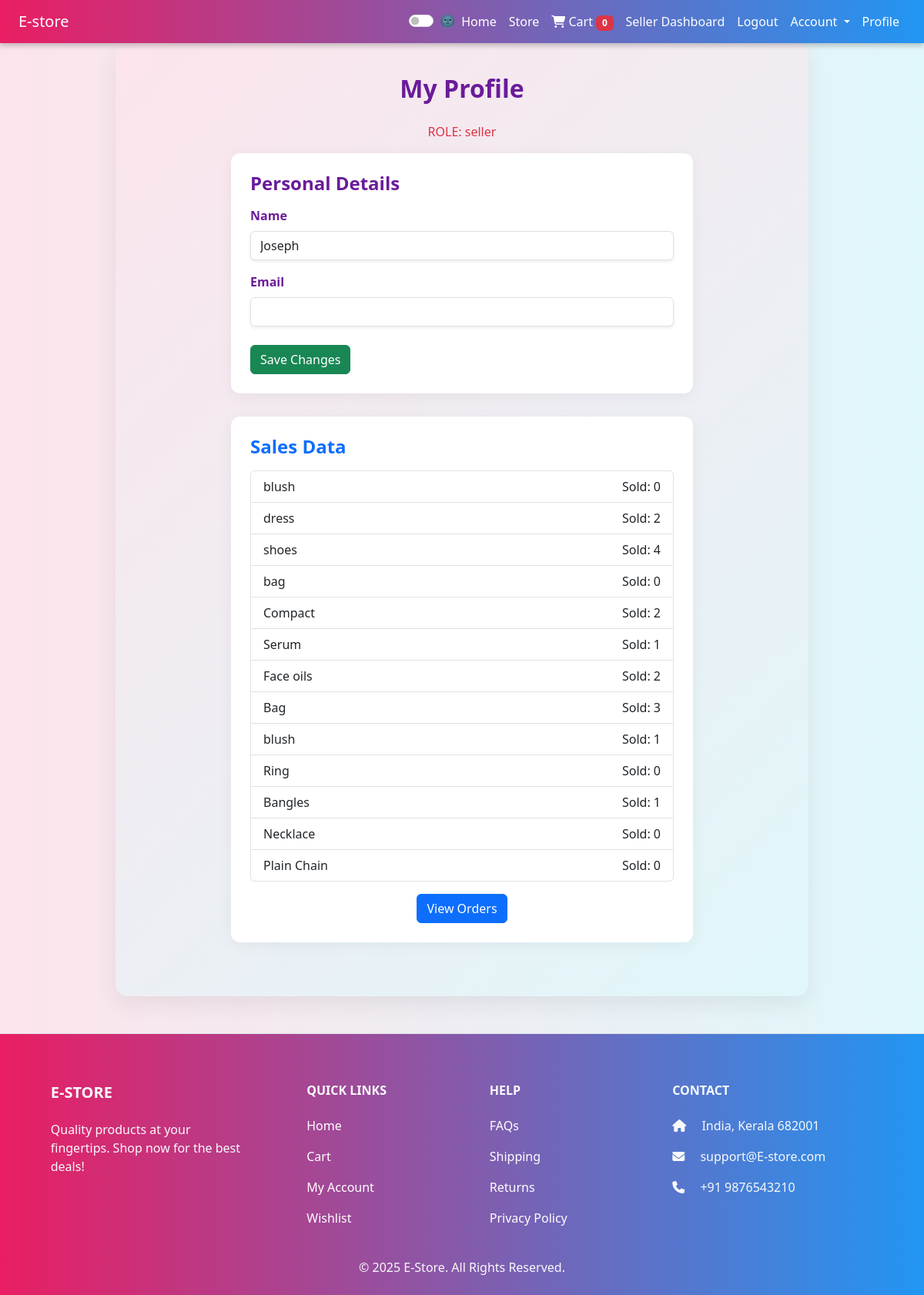
Screenshot of /profile/ (signed in) with the database file from the repository.
### store/models.py (models this page shows, shortened)
class Product(models.Model):
    seller = models.ForeignKey(User, on_delete=models.CASCADE)
    name = models.CharField(max_length=100)
    description = models.TextField()
    price = models.FloatField()
    quantity = models.PositiveIntegerField()
    image = models.ImageField(upload_to='product_images/', blank=True, null=True)
    category = models.CharField(max_length=50, choices=CATEGORY_CHOICES, default='dress')
    discount = models.PositiveIntegerField(blank=True, null=True, help_text="Enter discount percentage (e.g., 10 for 10%)")

### store/views.py (the view, shortened to what this page needs)
# urls.py: path('profile/', views.profile_view, name='profile'),
@login_required
def profile_view(request):
    user = request.user
    address_form = AddressForm(request.POST or None)
    edit_address_id = request.POST.get('edit_address_id')
    context = {
        'name': user.username,
        'email': user.email,
        'address_form': address_form,
        'addresses': Address.objects.filter(user=user),
    }
    if hasattr(user, 'deliveryboy'):
        delivery_boy = user.deliveryboy
        completed_orders = Order.objects.filter(delivery_boy=delivery_boy, delivery_status='completed')
        accepted_orders = Order.objects.filter(delivery_boy=delivery_boy, delivery_status='accepted')
        pending_orders = Order.objects.filter(delivery_status='pending', delivery_boy__isnull=True)
        context.update({
            'role': 'delivery',
            'phone': delivery_boy.phone,
            'completed_orders': completed_orders,
            'accepted_orders': accepted_orders,
            'pending_orders': pending_orders,
        })
    elif hasattr(user, 'userprofile'):
        profile = user.userprofile
        if profile.is_seller:
            seller_products = Product.objects.filter(seller=user)
            total_sales = []
            for product in seller_products:
                sold_qty = OrderItem.objects.filter(product=product).aggregate(total=Sum('quantity'))['total'] or 0
                total_sales.append((product.name, sold_qty))
            context.update({
                'role': 'seller',
                'sales_data': total_sales,
                'orders': Order.objects.filter(items__product__seller=user).distinct()
            })
    return render(request, 'profile.html', context)

### store/forms.py
class AddressForm(forms.ModelForm):
    class Meta:
        model = Address
        fields = ['address']
        widgets = {
            'address': forms.Textarea(attrs={'rows': 3, 'class': 'form-control', 'placeholder': 'Enter new address'}),
        }

### store/context_processors.py (called while the page is built)
def cart_count(request):
    if request.user.is_authenticated:
        count = CartItem.objects.filter(user=request.user).count()
    else:
        count = 0
    return {'cart_count': count}

### templates/profile.html (shortened to what this page needs)
{% extends 'base.html' %}
{% block content %}
<div class="container d-flex justify-content-center">
  <div class="profile-container">
    <h2 class="text-center mb-4">My Profile</h2>
    <p class="text-center text-danger">ROLE: {{ role }}</p>
    <div class="section-card mx-auto" style="max-width: 600px;">
      <h4 class="mb-3">Personal Details</h4>
      <form method="POST">
        <div class="mb-3">
          <label class="form-label">Name</label>
          <input type="text" name="name" value="{{ name }}" class="form-control shadow-sm" required>
        </div>
        <div class="mb-3">
          <label class="form-label">Email</label>
          <input type="email" name="email" value="{{ email }}" class="form-control shadow-sm" required>
        </div>
        <button type="submit" class="btn btn-success mt-2">Save Changes</button>
      </form>
    </div>
    {% if role == 'seller' %}
    <div class="section-card mx-auto" style="max-width: 600px;">
      <h4 class="mb-3 text-primary">Sales Data</h4>
      <ul class="list-group">
        {% for name, qty in sales_data %}
          <li class="list-group-item d-flex justify-content-between">
            {{ name }} <span>Sold: {{ qty }}</span>
          </li>
        {% endfor %}
      </ul>
      <div class="text-center mt-3">
        <a href="{% url 'seller_orders' %}" class="btn btn-primary">View Orders</a>
      </div>
    </div>
    {% endif %}
  </div>
</div>
{% endblock %}

### templates/base.html (shortened to what this page needs)
<!DOCTYPE html>
<html>
  <head>
    <link
      href="https://cdn.jsdelivr.net/npm/bootstrap@5.3.0/dist/css/bootstrap.min.css"
      rel="stylesheet"
    />
    <link
      rel="stylesheet"
      href="https://cdnjs.cloudflare.com/ajax/libs/font-awesome/6.4.0/css/all.min.css"
    />
  </head>
  <body>
    <nav class="navbar navbar-expand-lg navbar-gradient px-4">
      <a class="navbar-brand" href="{% url 'home' %}">E-store</a>
      <div class="collapse navbar-collapse" id="navLinks">
        <ul class="navbar-nav ms-auto">
          <li class="nav-item d-flex align-items-center">
            <div class="form-check form-switch text-white ms-3">
              <label class="form-check-label" for="darkModeToggle">🌚</label>
              <input class="form-check-input" type="checkbox" id="darkModeToggle" />
            </div>
          </li>
          <li class="nav-item"><a class="nav-link" href="{% url 'home' %}">Home</a></li>
          <li class="nav-item"><a class="nav-link" href="{% url 'store' %}">Store</a></li>
          <li class="nav-item">
            <a class="nav-link" href="{% url 'cart' %}">
              <i class="fas fa-shopping-cart"></i> Cart
              <span class="badge bg-danger">{{ cart_count }}</span>
            </a>
          </li>
          {% if user.is_authenticated %}
            {% if user.userprofile.is_seller %}
              <li class="nav-item"><a class="nav-link" href="{% url 'seller_dashboard' %}">Seller Dashboard</a></li>
            {% endif %}
            <li class="nav-item"><a class="nav-link" href="{% url 'seller_logout' %}">Logout</a></li>
          {% endif %}
          <li class="nav-item dropdown">
            <a class="nav-link dropdown-toggle" href="#" id="accountMenu" role="button" data-bs-toggle="dropdown">
              Account
            </a>
          </li>
          {% if user.is_authenticated %}
            <li class="nav-item"><a class="nav-link" href="{% url 'profile' %}">Profile</a></li>
          {% endif %}
        </ul>
      </div>
    </nav>
    <main class="flex-fill">{% block content %}{% endblock %}</main>
    <footer class="footer-gradient text-light pt-5 pb-4 mt-5 border-top">
      <div class="container text-center text-md-start">
        <div class="row text-center text-md-start">
          <div class="col-md-3 col-lg-3 col-xl-3 mx-auto mt-3">
            <h5 class="text-uppercase mb-4 fw-bold">E-Store</h5>
            <p>Quality products at your fingertips. Shop now for the best deals!</p>
          </div>
          <div class="col-md-2 col-lg-2 col-xl-2 mx-auto mt-3">
            <h6 class="text-uppercase mb-4 fw-bold">Quick Links</h6>
            <p><a href="{% url 'home' %}" class="text-decoration-none">Home</a></p>
            <p><a href="{% url 'cart' %}" class="text-decoration-none">Cart</a></p>
            <p><a href="{% url 'account' %}" class="text-decoration-none">My Account</a></p>
            <p><a href="{% url 'wishlist' %}" class="text-decoration-none">Wishlist</a></p>
          </div>
          <div class="col-md-3 col-lg-2 col-xl-2 mx-auto mt-3">
            <h6 class="text-uppercase mb-4 fw-bold">Help</h6>
            <p><a href="#" class="text-decoration-none">FAQs</a></p>
            <p><a href="#" class="text-decoration-none">Shipping</a></p>
            <p><a href="#" class="text-decoration-none">Returns</a></p>
            <p><a href="#" class="text-decoration-none">Privacy Policy</a></p>
          </div>
          <div class="col-md-4 col-lg-3 col-xl-3 mx-auto mt-3">
            <h6 class="text-uppercase mb-4 fw-bold">Contact</h6>
            <p><i class="fas fa-home me-3"></i> India, Kerala 682001</p>
            <p><i class="fas fa-envelope me-3"></i> support@E-store.com</p>
            <p><i class="fas fa-phone me-3"></i> +91 9876543210</p>
          </div>
        </div>
        <div class="row mt-4">
          <div class="col-md-12 text-center">
            <p class="mb-0">&copy; 2025 E-Store. All Rights Reserved.</p>
          </div>
        </div>
      </div>
    </footer>
  </body>
</html>

### templates/base.html (style rules this page uses)
body { font-family: "Segoe UI", Tahoma, Geneva, Verdana, sans-serif; background-color: #fdf7fa; }
.navbar-gradient { background: linear-gradient(90deg, #e91e63, #2196f3); box-shadow: 0 4px 6px rgba(0, 0, 0, 0.2); }
.navbar a.navbar-brand, .navbar .nav-link { color: white !important; font-weight: 500; }
.footer-gradient { background: linear-gradient(90deg, #e91e63, #2196f3); color: #ffffff; }
.footer-gradient a { color: #ffffff !important; }

### templates/profile.html (style rules this page uses)
body { background: linear-gradient(to right, #fce4ec, #e0f7fa); font-family: 'Segoe UI', 'Helvetica Neue', sans-serif; }
.profile-container { background: linear-gradient(135deg, #fce4ec, #e0f7fa); border-radius: 16px; padding: 40px; max-width: 900px; width: 100%; box-shadow: 0 10px 30px rgba(0, 0, 0, 0.07); }
h2, h4 { font-weight: 700; color: #6a1b9a; }
.section-card { background: white; border-radius: 12px; padding: 25px; box-shadow: 0 4px 20px rgba(0, 0, 0, 0.05); margin-bottom: 30px; }
label { font-weight: 600; color: #6a1b9a; }

### rows the page displays
Product: sales_data "blush"
Product: sales_data "dress"
Product: sales_data "shoes"
Product: sales_data "bag"
Product: sales_data "Compact"
Product: sales_data "Serum"
Product: sales_data "Face oils"
Product: sales_data "Bag"
Product: sales_data "blush"
Product: sales_data "Ring"
Product: sales_data "Bangles"
Product: sales_data "Necklace"
Product: sales_data "Plain Chain"

### other values shown
{{ cart_count }} "0"
{{ role }} "seller"
{{ qty }} "0" "2" "4" "0" "2" "1" "2" "3" "1" "0" "1" "0" "0"
